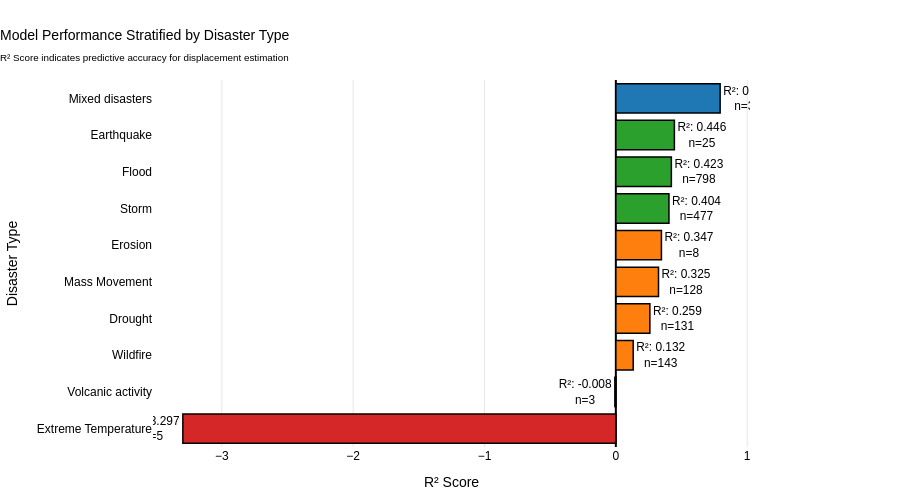

The notebook cell saved with this chart:
### Code cell
# Enhanced nature-tier visualizations for R2 performance
import plotly.graph_objects as go
import plotly.express as px

# ==================== FIGURE 1: CHOROPLETH MAP ====================
# Prepare data for choropleth
r2_country_df = r2_by_country.reset_index()
r2_country_df.columns = ["iso3", "r2"]

fig_map = px.choropleth(
    r2_country_df,
    locations="iso3",
    color="r2",
    hover_name="iso3",
    hover_data={"r2": ":.4f", "iso3": False},
    color_continuous_scale="RdYlGn",
    range_color=[-0.2, 0.8],
    labels={"r2": "R² Score"}
)

fig_map.update_geos(
    projection_type="natural earth",
    showframe=True,
    showcoastlines=True,
    coastlinecolor="RebeccaPurple",
    showland=True,
    landcolor="rgb(243, 243, 243)",
    bgcolor="rgba(240, 248, 255, 0.5)"
)

fig_map.update_layout(
    template="plotly_white",
    height=600,
    width=1200,
    margin=dict(l=10, r=10, t=80, b=10),
    font=dict(family="Arial", size=12, color="black"),
    title=dict(
        text="Global Model Performance: R² Score by Country<br><sub>Regression model predictions for climate-displaced populations</sub>",
        x=0.01,
        xanchor="left",
        font=dict(size=15, color="black", family="Arial")
    ),
    coloraxis_colorbar=dict(
        title="R² Score",
        thickness=15,
        len=0.6,
        x=1.02,
        outlinewidth=1
    ),
)

fig_map.write_html("R2_Choropleth_Map.html")
fig_map.write_image("R2_Choropleth_Map.pdf", engine="kaleido")
fig_map.show()

# ==================== FIGURE 2: DISASTER TYPE PERFORMANCE ====================
# Prepare type data with sample counts
type_counts = results_df.groupby('type').size().reset_index(name='count')
r2_type_df = r2_by_type.reset_index()
r2_type_df.columns = ["type", "r2"]
r2_type_df = r2_type_df.merge(type_counts, on="type")

# Sort by R2 descending
r2_type_df = r2_type_df.sort_values("r2", ascending=True)

# Color based on performance
def get_color(r2):
    if r2 > 0.6:
        return "#1f77b4"  # Blue - excellent
    elif r2 > 0.4:
        return "#2ca02c"  # Green - good
    elif r2 > 0:
        return "#ff7f0e"  # Orange - moderate
    else:
        return "#d62728"  # Red - poor

colors_type = [get_color(x) for x in r2_type_df["r2"]]

fig_type = go.Figure(data=[
    go.Bar(
        y=r2_type_df["type"],
        x=r2_type_df["r2"],
        orientation='h',
        marker=dict(
            color=colors_type,
            line=dict(color="black", width=1.5)
        ),
        text=[f"R²: {r2:.3f}<br>n={count}" for r2, count in zip(r2_type_df["r2"], r2_type_df["count"])],
        textposition="outside",
        hovertemplate="<b>%{y}</b><br>R² Score: %{x:.4f}<extra></extra>",
        showlegend=False
    )
])

fig_type.update_layout(
    template="plotly_white",
    height=500,
    width=900,
    margin=dict(l=150, r=150, t=80, b=50),
    font=dict(family="Arial", size=12, color="black"),
    title=dict(
        text="Model Performance Stratified by Disaster Type<br><sub>R² Score indicates predictive accuracy for displacement estimation</sub>",
        x=0.0,
        xanchor="left",
        font=dict(size=14, color="black")
    ),
    xaxis=dict(
        title="R² Score",
        showgrid=True,
        gridwidth=1,
        gridcolor="rgba(128,128,128,0.2)",
        zeroline=True,
        zerolinewidth=2,
        zerolinecolor="black"
    ),
    yaxis=dict(
        title="Disaster Type",
        showgrid=False,
    ),
)

fig_type.write_html("R2_by_DisasterType.html")
fig_type.write_image("R2_by_DisasterType.pdf", engine="kaleido")
fig_type.show()

# ==================== FIGURE 3: COMBINED SUMMARY DASHBOARD ====================
fig_dashboard = plt.figure(figsize=(18, 10), dpi=300)
gs = GridSpec(2, 2, hspace=0.3, wspace=0.25)

# Panel 1: Top 15 Countries
ax1 = fig_dashboard.add_subplot(gs[0, 0])
top_20_countries = r2_by_country.head(20)
bars1 = ax1.barh(range(len(top_20_countries)), top_20_countries.values, color="#1f77b4", alpha=0.85, edgecolor="black", linewidth=1)
ax1.set_yticks(range(len(top_20_countries)))
ax1.set_yticklabels(top_20_countries.index, fontsize=10)
ax1.set_xlabel("R² Score", fontweight='bold', fontsize=11)
ax1.set_title("Top 20 Countries by Predictive Performance", fontweight='bold', fontsize=12)
ax1.grid(True, axis='x', linestyle='--', alpha=0.3)
ax1.invert_yaxis()
for i, val in enumerate(top_20_countries.values):
    ax1.text(val + 0.01, i, f'{val:.3f}', va='center', fontsize=9, fontweight='bold')

# Panel 2: Disaster Types (sorted)
ax2 = fig_dashboard.add_subplot(gs[0, 1])
r2_type_sorted = r2_by_type.sort_values(ascending=True)
colors_sorted = [get_color(x) for x in r2_type_sorted.values]
bars2 = ax2.barh(range(len(r2_type_sorted)), r2_type_sorted.values, color=colors_sorted, alpha=0.85, edgecolor="black", linewidth=1)
ax2.set_yticks(range(len(r2_type_sorted)))
ax2.set_yticklabels(r2_type_sorted.index, fontsize=10)
ax2.set_xlabel("R² Score", fontweight='bold', fontsize=11)
ax2.set_title("Model Performance by Disaster Type", fontweight='bold', fontsize=12)
ax2.grid(True, axis='x', linestyle='--', alpha=0.3)
ax2.axvline(x=0, color='black', linewidth=1.2, linestyle='-')
for i, val in enumerate(r2_type_sorted.values):
    ax2.text(val + 0.02, i, f'{val:.3f}', va='center', fontsize=9, fontweight='bold')

# Panel 3: Distribution of R2 scores
ax3 = fig_dashboard.add_subplot(gs[1, 0])
ax3.hist(r2_by_country.values, bins=20, color="#2ca02c", alpha=0.7, edgecolor="black", linewidth=1.5)
ax3.axvline(r2_by_country.mean(), color='red', linestyle='--', linewidth=2.5, label=f'Mean: {r2_by_country.mean():.3f}')
ax3.axvline(r2_by_country.median(), color='blue', linestyle='--', linewidth=2.5, label=f'Median: {r2_by_country.median():.3f}')
ax3.set_xlabel("R² Score", fontweight='bold', fontsize=11)
ax3.set_ylabel("Number of Countries", fontweight='bold', fontsize=11)
ax3.set_title("Distribution of Country-level Performance", fontweight='bold', fontsize=12)
ax3.legend(loc='upper right', fontsize=10)
ax3.grid(True, axis='y', linestyle='--', alpha=0.3)

# Panel 4: Summary statistics table
ax4 = fig_dashboard.add_subplot(gs[1, 1])
ax4.axis('off')

# Create summary data
summary_data = [
    ["METRIC", "VALUE"],
    ["", ""],
    ["Countries (total)", f"{len(r2_by_country)}"],
    ["Countries (positive R²)", f"{(r2_by_country > 0).sum()}"],
    ["Mean R² (countries)", f"{r2_by_country.mean():.4f}"],
    ["Median R² (countries)", f"{r2_by_country.median():.4f}"],
    ["Std Dev (countries)", f"{r2_by_country.std():.4f}"],
    ["", ""],
    ["Disaster Types", f"{len(r2_by_type)}"],
    ["Types (positive R²)", f"{(r2_by_type > 0).sum()}"],
    ["Best Type", f"{r2_by_type.idxmax()} ({r2_by_type.max():.4f})"],
    ["Worst Type", f"{r2_by_type.idxmin()} ({r2_by_type.min():.4f})"],
]

table = ax4.table(cellText=summary_data, cellLoc='left', loc='center',
                  colWidths=[0.5, 0.5], bbox=[0, 0, 1, 1])
table.auto_set_font_size(False)
table.set_fontsize(11)
table.scale(1, 2.2)

# Style header row
for i in range(2):
    table[(0, i)].set_facecolor('#1f77b4')
    table[(0, i)].set_text_props(weight='bold', color='white')

# Style alternating rows
for i in range(2, len(summary_data)):
    for j in range(2):
        if i % 2 == 0:
            table[(i, j)].set_facecolor('#f0f0f0')
        table[(i, j)].set_text_props(fontsize=10)

ax4.set_title("Summary Statistics", fontweight='bold', fontsize=12, pad=20)

plt.savefig("R2_Performance_Dashboard.pdf", format='pdf', bbox_inches='tight', dpi=300)
plt.show()

print("\n" + "="*70)
print("R² PERFORMANCE ANALYSIS COMPLETE")
print("="*70)
print(f"\n📊 GEOGRAPHIC INSIGHTS:")
print(f"  • Countries analyzed: {len(r2_by_country)}")
print(f"  • Countries with positive R²: {(r2_by_country > 0).sum()}")
print(f"  • Mean R² (all countries): {r2_by_country.mean():.4f}")
print(f"  • Best performing country: {r2_by_country.idxmax()} (R² = {r2_by_country.max():.4f})")

print(f"\n⚠️  DISASTER TYPE INSIGHTS:")
print(f"  • Disaster types: {len(r2_by_type)}")
print(f"  • Types with positive R²: {(r2_by_type > 0).sum()}")
print(f"  • Best type: {r2_by_type.idxmax()} (R² = {r2_by_type.max():.4f})")
print(f"  • Most challenging: {r2_by_type.idxmin()} (R² = {r2_by_type.min():.4f})")

print(f"\n📁 OUTPUTS SAVED:")
print(f"  ✓ R2_Choropleth_Map.html (interactive)")
print(f"  ✓ R2_Choropleth_Map.pdf (static)")
print(f"  ✓ R2_by_DisasterType.html (interactive)")
print(f"  ✓ R2_by_DisasterType.pdf (static)")
print(f"  ✓ R2_Performance_Dashboard.pdf (comprehensive)")
print("="*70)

### Figure 1 — Plotly figure (JSON) as saved in the notebook; plotly's stock layout.template omitted (floating-point values rounded to 4 significant figures)
{"data": [{"hovertemplate": "<b>%{y}</b><br>R² Score: %{x:.4f}<extra></extra>", "marker": {"color": ["#d62728", "#d62728", "#ff7f0e", "#ff7f0e", "#ff7f0e", "#ff7f0e", "#2ca02c", "#2ca02c", "#2ca02c", "#1f77b4"], "line": {"color": "black", "width": 1.5}}, "orientation": "h", "showlegend": false, "text": ["R²: -3.297<br>n=5", "R²: -0.008<br>n=3", "R²: 0.132<br>n=143", "R²: 0.259<br>n=131", "R²: 0.325<br>n=128", "R²: 0.347<br>n=8", "R²: 0.404<br>n=477", "R²: 0.423<br>n=798", "R²: 0.446<br>n=25", "R²: 0.794<br>n=35"], "textposition": "outside", "type": "bar", "x": [-3.297, -0.007603, 0.132, 0.259, 0.3247, 0.347, 0.4043, 0.4226, 0.4456, 0.7941], "y": ["Extreme Temperature", "Volcanic activity", "Wildfire", "Drought", "Mass Movement", "Erosion", "Storm", "Flood", "Earthquake", "Mixed disasters"]}], "layout": {"font": {"color": "black", "family": "Arial", "size": 12}, "height": 500, "margin": {"b": 50, "l": 150, "r": 150, "t": 80}, "title": {"font": {"color": "black", "size": 14}, "text": "Model Performance Stratified by Disaster Type<br><sub>R² Score indicates predictive accuracy for displacement estimation</sub>", "x": 0, "xanchor": "left"}, "width": 900, "xaxis": {"gridcolor": "rgba(128,128,128,0.2)", "gridwidth": 1, "showgrid": true, "title": {"text": "R² Score"}, "zeroline": true, "zerolinecolor": "black", "zerolinewidth": 2}, "yaxis": {"showgrid": false, "title": {"text": "Disaster Type"}}}}
